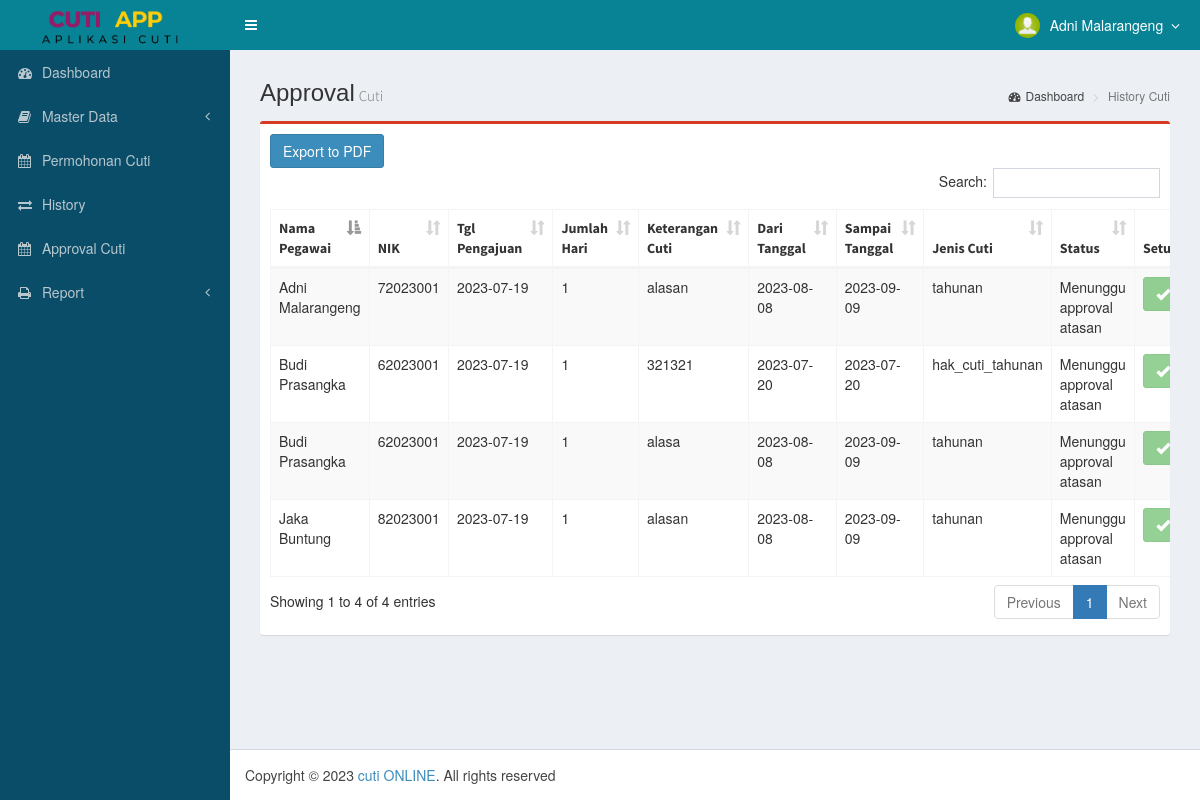
/home-admin.php?page=approval-cuti (signed in), run on an earlier commit of the app's database.
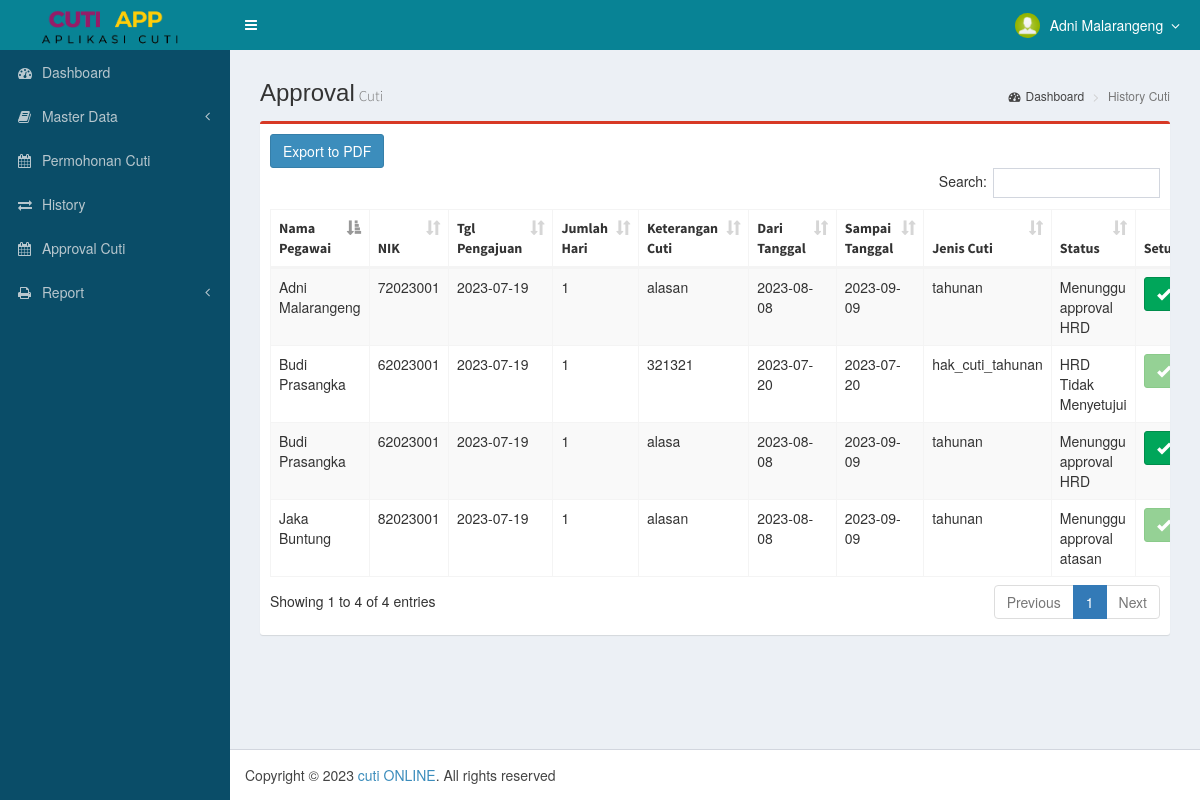
And on a later commit of the database.
### tables this page shows
CREATE TABLE `tb_cuti` (
  `id` int NOT NULL,
  `nik` varchar(10) NOT NULL,
  `jenis_cuti` varchar(255) NOT NULL,
  `mulai` date NOT NULL,
  `selesai` date NOT NULL,
  `lama` int NOT NULL,
  `alasan` text NOT NULL,
  `depApproval` tinyint(1) DEFAULT '0',
  `depApproval_at` timestamp NULL DEFAULT NULL,
  `sdmApproval` tinyint(1) DEFAULT '0',
  `sdmApproval_at` timestamp NULL DEFAULT NULL,
  `soft_delete` tinyint(1) DEFAULT NULL,
  `created_at` timestamp NOT NULL DEFAULT CURRENT_TIMESTAMP,
  `updated_at` timestamp NOT NULL DEFAULT CURRENT_TIMESTAMP ON UPDATE CURRENT_TIMESTAMP
);

CREATE TABLE `tb_users` (
  `nik` varchar(10) NOT NULL,
  `username` varchar(64) NOT NULL,
  `password` varchar(255) NOT NULL,
  `nama_peg` varchar(255) NOT NULL,
  `jk` varchar(255) NOT NULL,
  `jabatan` varchar(255) NOT NULL,
  `hak_akses` varchar(20) NOT NULL,
  `tmpt_lahir` varchar(255) NOT NULL,
  `tgl_lahir` date NOT NULL,
  `agama` varchar(255) NOT NULL,
  `status` varchar(255) NOT NULL,
  `telp` varchar(255) NOT NULL,
  `alamat` text NOT NULL,
  `hak_cuti_tahunan` int NOT NULL,
  `cuti_hamil` int NOT NULL,
  `email` varchar(255) NOT NULL,
  `departemen` varchar(255) NOT NULL,
  `tgl_masuk` date NOT NULL,
  `soft_delete` tinyint(1) NOT NULL DEFAULT '0',
  `id_atas` varchar(255) DEFAULT NULL,
  `approval` tinyint(1) DEFAULT '0'
);

### pages/approval-cuti-hr/approval-cuti.php (the view, shortened to what this page needs)
<section class="content-header">
	<h1>Approval<small>Cuti</small></h1>
	<ol class="breadcrumb">
		<li><a href="home-pegawai.php"><i class="fa fa-dashboard"></i>Dashboard</a></li>
		<li class="active">History Cuti</li>
	</ol>
</section>
<section class="content">
	<div class="row">
		<div class="col-md-12">
			<div class="box box-primary">
				<div class="box-body" style="overflow-x: auto;">
					<button id="exportButton" class="btn btn-primary">Export to PDF</button>
					<table id="example2" class="table table-bordered table-striped">
						<thead>
							<tr>
								<th>Nama Pegawai</th>
								<th>NIK</th>
								<th>Tgl Pengajuan</th>
								<th>Jumlah Hari</th>
								<th>Keterangan Cuti</th>
								<th>Dari Tanggal</th>
								<th>Sampai Tanggal</th>
								<th>Jenis Cuti</th>
								<th>Status</th>
								<th>Setujui</th>
							</tr>
						</thead>
						<tbody>
							<?php
							include './dist/koneksi.php';
							$dataCuti = mysqli_query($con, "SELECT * FROM tb_cuti ORDER BY created_at DESC");
							while ($row = mysqli_fetch_assoc($dataCuti)) {
								$timestamp = strtotime($row['created_at']);
								$date = date("Y-m-d", $timestamp);
                switch (true) {
                  case ($row['depApproval'] === null):
                    $status = "Menunggu approval atasan";
                    break;
                  case ($row['sdmApproval'] === null):
                    $status = "Menunggu approval HRD";
                    break;
                  case ($row['sdmApproval'] === '0'):
                    $status = "HRD Tidak Menyetujui";
                    break;
                }
								$sdm = ($row['sdmApproval'] === '1') ? 'Disetujui' : (($row['sdmApproval'] === '0') ? 'Ditolak' : 'Menunggu Persetujuan');
								$nikPemohon = $row['nik'];
								$query = mysqli_query($con, "SELECT nama_peg, nik from tb_users where nik='$nikPemohon'");
								$data = mysqli_fetch_assoc($query)
							?>
								<tr>
									<td><?= $data['nama_peg'] ?></td>
									<td><?= $data['nik'] ?></td>
									<td><?= $date ?></td>
									<td><?= $row['lama'] ?></td>
									<td><?= $row['alasan'] ?></td>
									<td><?= $row['mulai'] ?></td>
									<td><?= $row['selesai'] ?></td>
									<td><?= $row['jenis_cuti'] ?></td>
									<td><?= $status ?></td>
									<td>
										<form action="home-admin.php?page=approval-cuti-pegawai" class="form-horizontal" method="POST" enctype="multipart/form-data">
											<button type="submit" name="save" value="save" <?php if ($sdm !== 'Menunggu Persetujuan') echo "disabled"; ?> class="btn btn-success" onclick="return confirm('Apakah anda yakin akan menyetujui permohan cuti <?= $data['nama_peg'] ?>?')">
												<span class="glyphicon glyphicon-ok" aria-hidden="true"></span>
										</form>
									</td>
								</tr>
							<?php
							} ?>
						</tbody>
					</table>
				</div>
			</div>
		</div>
	</div>
</section>

### home-admin.php (shortened to what this page needs)
<?php
include './dist/koneksi2.php';
?>
<!DOCTYPE html>
<html>
<head>
	<link rel="stylesheet" href="bootstrap/css/bootstrap.min.css">
	<link rel="stylesheet" href="bootstrap/css/bootstrap.css">
	<link rel="stylesheet" href="dist/css/font-awesome.min.css">
	<link rel="stylesheet" href="dist/css/ionicons.min.css">
	<link rel="stylesheet" href="dist/css/AdminLTE.min.css">
	<link rel="stylesheet" href="dist/css/AdminLTE.css">
	<link rel="stylesheet" href="dist/css/skins/_all-skins.min.css">
	<link rel="stylesheet" href="plugins/iCheck/flat/blue.css">
	<link rel="stylesheet" href="plugins/iCheck/square/blue.css">
	<link rel="stylesheet" href="plugins/morris/morris.css">
	<link rel="stylesheet" href="plugins/jvectormap/jquery-jvectormap-1.2.2.css">
	<link rel="stylesheet" href="plugins/bootstrap-wysihtml5/bootstrap3-wysihtml5.min.css">
	<link rel="stylesheet" href="plugins/datatables/dataTables.bootstrap.css">
</head>
<body class="hold-transition skin-red fixed sidebar-mini">
	<div class="wrapper">
		<header class="main-header">
			<a href="home-admin.php" style="background-color: #088395;" class="logo">
				<img src=" ./dist/img/log.png" alt="Logo" style="width: 100%;  height: 100%;  object-fit: contain;">
			</a>
			<nav class="navbar navbar-static-top" style="background-color: #088395;" role="navigation">
				<a href="#" class="sidebar-toggle" data-toggle="offcanvas" role="button"><span class="sr-only">Toggle navigation</span></a>
				<div class="navbar-custom-menu">
					<ul class="nav navbar-nav">
						<li class="dropdown user user-menu">
							<a href="#" class="dropdown-toggle" data-toggle="dropdown">
								<img src='dist/img/profile/no-image.jpg' class='user-image' alt='User Image'>
								<span class="hidden-xs"><?php echo $_SESSION['nama_peg'] ?></span> &nbsp;<i class="fa fa-angle-down"></i>
							</a>
						</li>
					</ul>
				</div>
			</nav>
		</header>
		<aside class="main-sidebar">
			<section class="sidebar" style="background-color: #0A4D68 !important;">
				<ul class="sidebar-menu">
					<li class="treeview"><a href="home-admin.php"><i class="fa fa-dashboard"></i> <span>Dashboard</span></i></a></li>
					<li class="treeview"><a href="#"><i class="fa fa-book"></i> <span>Master Data</span><i class="fa fa-angle-left pull-right"></i></a>
					</li>
					<li class='treeview'><a href='home-admin.php?page=form-permohonan-cuti-tahunan'><i class='fa fa-calendar'></i> <span>Permohonan Cuti</span></i></a>
					<li class="treeview"><a href="home-admin.php?page=history-cuti-hrd"><i class="fa fa-exchange"></i> <span>History</span></a></li>
					<li class='treeview'><a href='home-admin.php?page=approval-cuti'><i class='fa fa-calendar'></i> <span>Approval Cuti</span></i></a>
					<li class="treeview"><a href="#"><i class="fa fa-print"></i> <span>Report</span><i class="fa fa-angle-left pull-right"></i></a>
					</li>
				</ul>
			</section>
		</aside>
		<div class="content-wrapper">
			<section class="content">
				<?php
				$page = (isset($_GET['page'])) ? $_GET['page'] : "main";
				switch ($page) {
					case 'approval-cuti':
						include "pages/approval-cuti-hr/approval-cuti.php";
						break;
				}
				?>
			</section>
		</div>
		<footer class="main-footer">
			Copyright &copy; 2023 <a href="#" target="_blank">cuti ONLINE</a>. All rights reserved
		</footer>
	</div>
</body>
</html>

What changed in the data, as far as the page shows it:
changed tb_cuti "hak_cuti_tahunan": status "Menunggu approval atasan" → "HRD Tidak Menyetujui"
changed tb_cuti "Adni Malarangeng": status "Menunggu approval atasan" → "Menunggu approval HRD"; sdmApproval 0 → empty (drawn)
changed tb_cuti "alasa": status "Menunggu approval atasan" → "Menunggu approval HRD"; sdmApproval 0 → empty (drawn)
